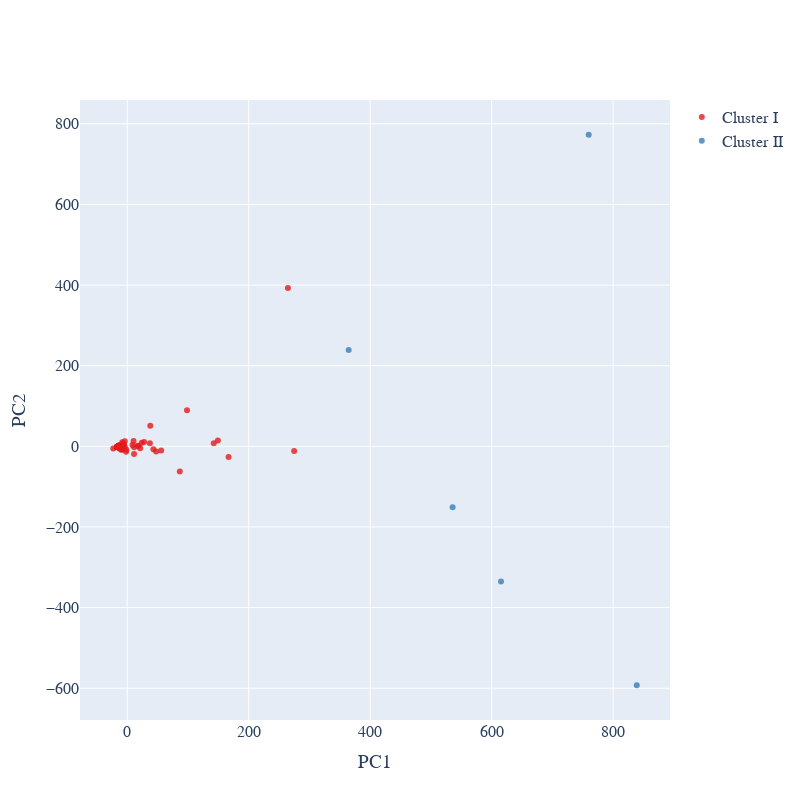

Here is the notebook cell this chart was saved with:
### Markdown cell above
### PCA

### Code cell
from sklearn.decomposition import PCA

#plotly imports
import plotly as py
import plotly.express as px
import plotly.graph_objs as go
from plotly.offline import download_plotlyjs, init_notebook_mode, plot, iplot

plotX = X.copy()

#PCA with two principal components
pca_2d = PCA(n_components=2)

clusters = ml_df['cluster_labels']
PCs_2d = pd.DataFrame(pca_2d.fit_transform(plotX))
PCs_2d.columns = ["PC1_2d", "PC2_2d"]
plotX['clusters'] = clusters
plotX['PC1_2d'] = PCs_2d['PC1_2d']
plotX['PC2_2d'] = PCs_2d['PC2_2d']

uniq_clusters = plotX['clusters'].unique()
uniqs = uniq_clusters.tolist()
uniqs.sort()

cluster0 = plotX[plotX['clusters'] == 0]
cluster1 = plotX[plotX['clusters'] == 1]

#trace1 is for 'Cluster 0'
trace1 = go.Scatter(
                    x = cluster0["PC1_2d"],
                    y = cluster0["PC2_2d"],
                    mode = "markers",
                    name = "Cluster I",
                    marker = dict(color = 'rgba(228,26,28,0.8)'),
                    text = None)

#trace2 is for 'Cluster 1'
trace2 = go.Scatter(
                    x = cluster1["PC1_2d"],
                    y = cluster1["PC2_2d"],
                    mode = "markers",
                    name = "Cluster II",
                    marker = dict(color = 'rgba(55,126,184, 0.8)'),
                    text = None)

data = [trace1, trace2]

layout = dict(xaxis= dict(title= 'PC1',dtick= 200,zeroline= False),
              yaxis= dict(title= 'PC2',ticklen= 5,zeroline= False),
              font_family="Arial",
              font = dict(size=16),
              width=800,
              height=800
             )

fig = dict(data = data, layout = layout)

iplot(fig)

### Figure 1 — Plotly figure (JSON) as saved in the notebook; plotly's stock layout.template omitted (floating-point values rounded to 4 significant figures; data arrays with more than 128 entries replaced by an {"elided": "..."} marker saying what was removed)
{"data": [{"marker": {"color": "rgba(228,26,28,0.8)"}, "mode": "markers", "name": "Cluster I", "type": "scatter", "x": {"elided": "327 float values"}, "y": {"elided": "327 float values"}}, {"marker": {"color": "rgba(55,126,184, 0.8)"}, "mode": "markers", "name": "Cluster II", "type": "scatter", "x": [838.9, 615.4, 759.8, 364.5, 535.7], "y": [-592.6, -335.2, 772.9, 239.2, -151.1]}], "layout": {"font": {"family": "Arial", "size": 16}, "height": 800, "width": 800, "xaxis": {"dtick": 200, "title": {"text": "PC1"}, "zeroline": false}, "yaxis": {"ticklen": 5, "title": {"text": "PC2"}, "zeroline": false}}}
